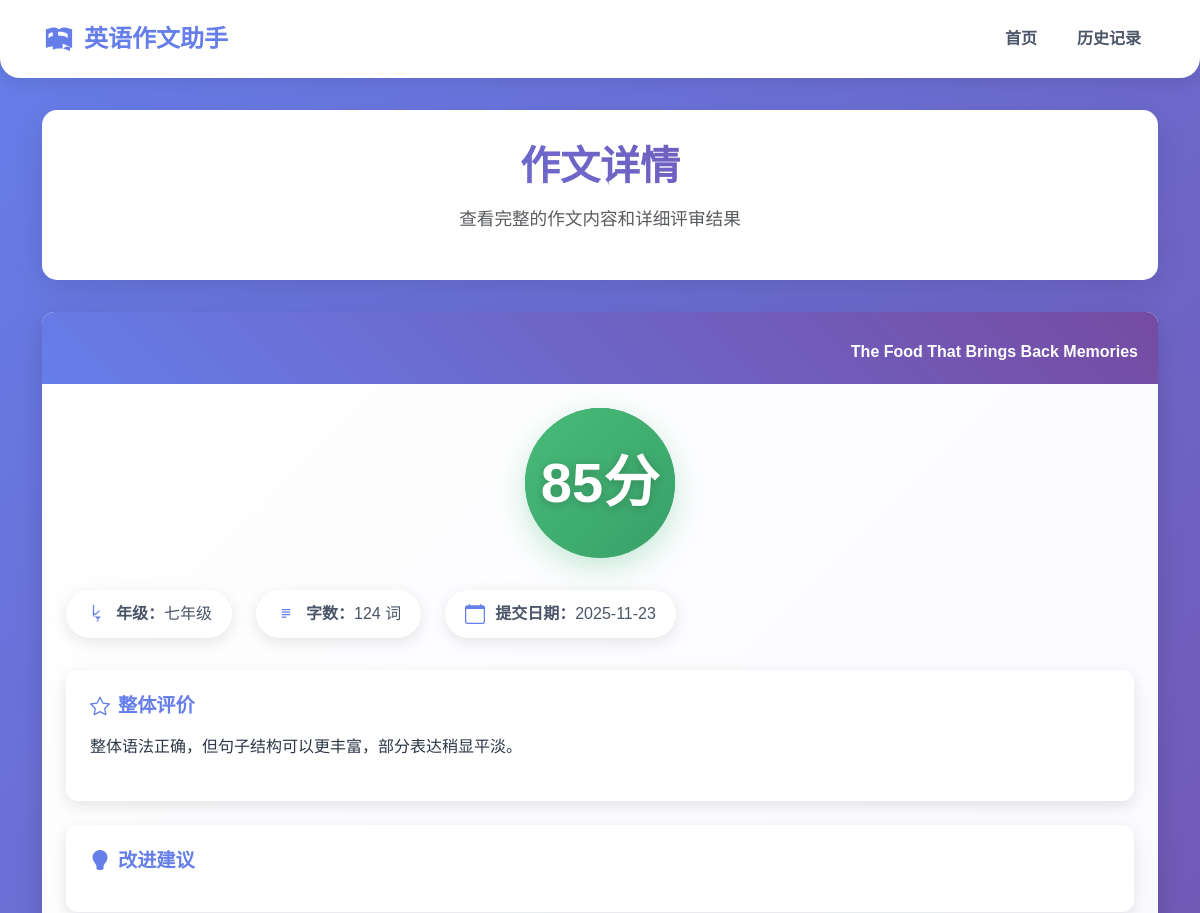
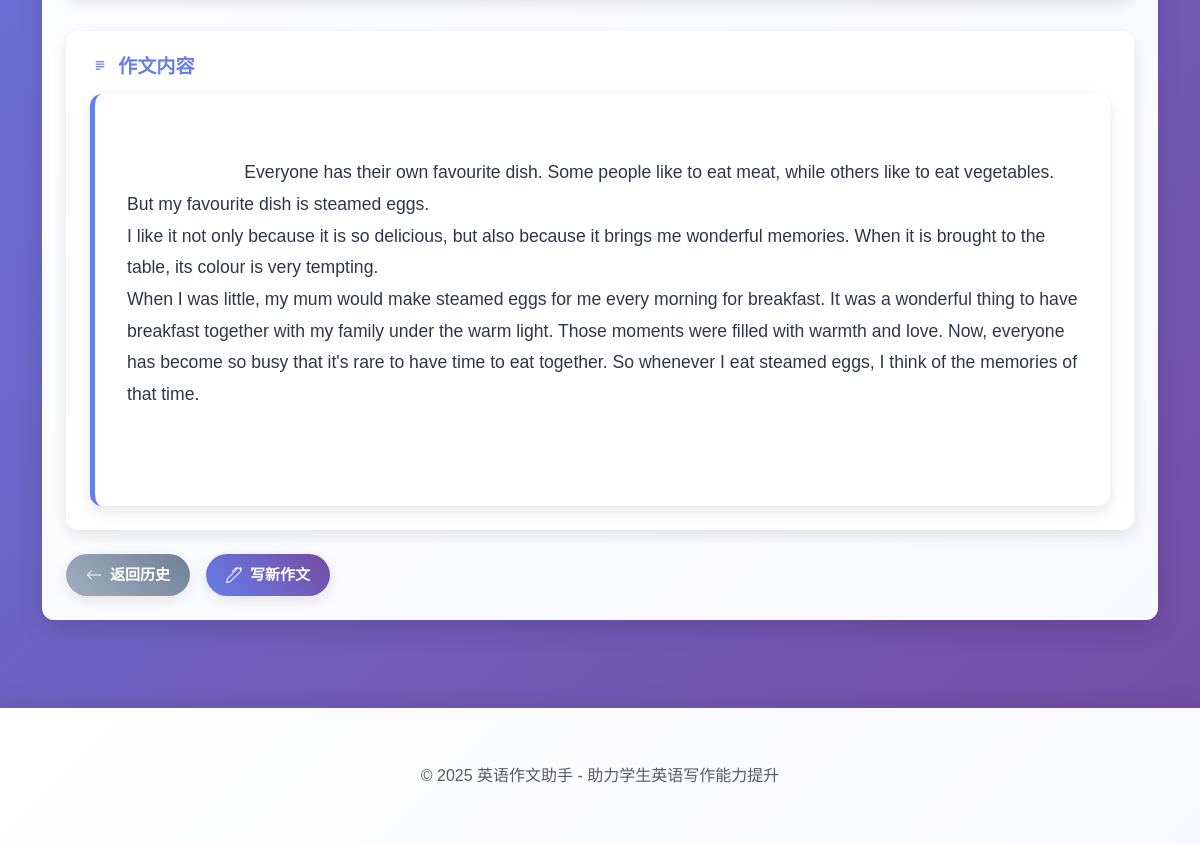
/history/detail/14, run on the app's committed database (2 pictures, top to bottom).
### tables this page shows
CREATE TABLE essays (
        id INTEGER PRIMARY KEY AUTOINCREMENT,
        title TEXT NOT NULL,
        content TEXT NOT NULL,
        grade TEXT NOT NULL,
        word_count INTEGER NOT NULL,
        score INTEGER NOT NULL,
        overall_comment TEXT,
        improvement_suggestions TEXT,
        submission_date TEXT NOT NULL
    );

### app.py (the view)
@app.route('/history/detail/<int:essay_id>')
def history_detail(essay_id):
    conn = get_db_connection()
    cursor = conn.cursor()
    cursor.execute('SELECT * FROM essays WHERE id = ?', (essay_id,))
    row = cursor.fetchone()
    conn.close()
    if not row:
        return redirect(url_for('history'))
    essay = dict(row)
    return render_template('history_detail.html', essay=essay)

### app.py (called while the page is built)
def get_db_connection():
    conn = sqlite3.connect('english_writing.db')
    conn.row_factory = sqlite3.Row
    return conn

### templates/history_detail.html (shortened to what this page needs)
<!DOCTYPE html>
<html lang="zh-CN">
<head>
    <link href="https://cdn.jsdelivr.net/npm/bootstrap@5.3.0/dist/css/bootstrap.min.css" rel="stylesheet">
    <link href="/static/css/style.css" rel="stylesheet">
</head>
<body>
    <nav class="navbar navbar-expand-lg">
        <div class="container-fluid">
            <a class="navbar-brand" href="/">
                英语作文助手
            </a>
            <div class="collapse navbar-collapse" id="navbarNav">
                <ul class="navbar-nav ms-auto">
                    <li class="nav-item">
                        <a class="nav-link" href="/">首页</a>
                    </li>
                    <li class="nav-item">
                        <a class="nav-link" href="/history">历史记录</a>
                    </li>
                </ul>
            </div>
        </div>
    </nav>
    <div class="container">
        <div class="header fade-in-up">
            <h1>作文详情</h1>
            <p class="text-muted" style="font-size: 1.1rem;">查看完整的作文内容和详细评审结果</p>
        </div>
        <div class="card fade-in-up">
            <div class="card-header">
                {% if essay.title %}
                <div class="mt-2 text-white-80 font-semibold">{{ essay.title }}</div>
                {% endif %}
            </div>
            <div class="card-body">
                <div class="score-section">
                    <div class="score-circle">
                        <div class="score-value">{{ essay.score }}分</div>
                    </div>
                </div>
                <div class="meta-info">
                    <div class="meta-item">
                        <span><strong>年级：</strong>{{ essay.grade }}</span>
                    </div>
                    <div class="meta-item">
                        <span><strong>字数：</strong>{{ essay.word_count }} 词</span>
                    </div>
                    <div class="meta-item">
                        <span><strong>提交日期：</strong>{{ essay.submission_date }}</span>
                    </div>
                </div>
                <div class="info-card fade-in-up">
                    <h3 class="info-title">
                        整体评价
                    </h3>
                    <p class="info-content">{{ essay.overall_comment }}</p>
                </div>
                <div class="info-card fade-in-up">
                    <h3 class="info-title">
                        改进建议
                    </h3>
                </div>
                <div class="info-card fade-in-up" style="margin-top: 2rem;">
                    <h3 class="info-title">
                        作文内容
                    </h3>
                    <div class="essay-content">
                        {{ essay.content }}
                    </div>
                </div>
                <div class="d-flex flex-wrap gap-3 mt-4">
                    <a href="/history" class="btn btn-secondary">
                        <svg xmlns="http://www.w3.org/2000/svg" width="16" height="16" fill="currentColor" class="bi bi-arrow-left" viewBox="0 0 16 16">
                            <path fill-rule="evenodd" d="M15 8a.5.5 0 0 0-.5-.5H2.707l3.147-3.146a.5.5 0 1 0-.708-.708l-4 4a.5.5 0 0 0 0 .708l4 4a.5.5 0 0 0 .708-.708L2.707 8.5H14.5A.5.5 0 0 0 15 8z"/>
                        </svg>
                        返回历史
                    </a>
                    <a href="/" class="btn btn-primary">
                        写新作文
                    </a>
                </div>
            </div>
        </div>
    </div>
    <footer>
        <div class="container text-center">
            <p class="text-muted" style="margin-bottom: 0;">© 2025 英语作文助手 - 助力学生英语写作能力提升</p>
        </div>
    </footer>
</body>
</html>

### static/css/style.css (style rules this page uses)
body { background: linear-gradient(135deg, #667eea 0%, #764ba2 100%); min-height: 100vh; display: flex; flex-direction: column; font-family: 'Microsoft YaHei', Arial, sans-serif; }
.container { flex: 1; padding-top: 2rem; padding-bottom: 2rem; }
.header { text-align: center; margin-bottom: 2rem; background-color: white; border-radius: 15px; padding: 2rem; box-shadow: 0 10px 30px rgba(0, 0, 0, 0.1); transition: transform 0.3s ease; }
.header h1 { background: linear-gradient(45deg, #667eea, #764ba2); -webkit-background-clip: text; -webkit-text-fill-color: transparent; background-clip: text; font-weight: bold; font-size: 2.5rem; margin-bottom: 1rem; }
.card { border-radius: 12px; box-shadow: 0 8px 25px rgba(0, 0, 0, 0.15); margin-bottom: 1.5rem; overflow: hidden; transition: all 0.3s ease; border: none; background: linear-gradient(135deg, #ffffff 0%, #f8f9ff 100%); }
.card-header { background: linear-gradient(45deg, #667eea, #764ba2); color: white; font-weight: bold; border-bottom: none; padding: 1.25rem; display: flex; align-items: center; justify-content: space-between; }
.card-body { padding: 1.5rem; }
.meta-item { display: flex; align-items: center; gap: 6px; }
.btn-primary { background: linear-gradient(45deg, #667eea, #764ba2); border: none; padding: 10px 20px; font-size: 15px; font-weight: bold; border-radius: 30px; transition: all 0.3s ease; box-shadow: 0 4px 15px rgba(0, 0, 0, 0.1); display: inline-flex; align-items: center; gap: 8px; }
.btn-secondary { background: linear-gradient(45deg, #a0aec0, #718096); border: none; padding: 10px 20px; font-size: 15px; font-weight: bold; border-radius: 30px; transition: all 0.3s ease; box-shadow: 0 4px 15px rgba(0, 0, 0, 0.1); display: inline-flex; align-items: center; gap: 8px; }
.navbar { background: white; border-radius: 0 0 20px 20px; box-shadow: 0 4px 20px rgba(0, 0, 0, 0.1); padding: 1rem 2rem; }
.navbar-brand { font-weight: bold; font-size: 1.5rem; color: #667eea !important; display: flex; align-items: center; gap: 10px; }
.nav-link { font-weight: 600; color: #4a5568 !important; position: relative; padding: 8px 15px !important; margin-left: 10px; transition: all 0.3s ease; border-radius: 6px; }
footer { background: linear-gradient(135deg, #ffffff 0%, #f8f9ff 100%); padding: 1.5rem 0; box-shadow: 0 -4px 20px rgba(0, 0, 0, 0.1); margin-top: 2rem; }
.fade-in-up { animation: fadeInUp 0.8s ease-out; }
.score-section { display: flex; justify-content: center; align-items: center; margin-bottom: 2rem; }
.score-circle { width: 150px; height: 150px; border-radius: 50%; background: linear-gradient(135deg, #48bb78, #38a169); display: flex; justify-content: center; align-items: center; box-shadow: 0 10px 30px rgba(72, 187, 120, 0.3); position: relative; overflow: hidden; }
.score-circle::before { content: ''; position: absolute; top: -2px; left: -2px; right: -2px; bottom: -2px; background: linear-gradient(45deg, #68d391, #48bb78, #38a169, #2f855a); z-index: -1; animation: animate 3s linear infinite; }
.score-value { font-size: 3.5rem; font-weight: bold; color: white; text-shadow: 0 2px 10px rgba(0, 0, 0, 0.2); }
.info-card { background: white; border-radius: 12px; padding: 1.5rem; margin-bottom: 1.5rem; box-shadow: 0 5px 15px rgba(0, 0, 0, 0.1); }
.info-title { font-size: 1.2rem; font-weight: bold; color: #667eea; margin-bottom: 1rem; display: flex; align-items: center; gap: 8px; }
.info-content { color: #2d3748; line-height: 1.7; }
.meta-info { display: flex; flex-wrap: wrap; gap: 1.5rem; margin-bottom: 2rem; }
.meta-item { display: flex; align-items: center; gap: 10px; font-size: 1rem; color: #4a5568; background: white; padding: 0.75rem 1.25rem; border-radius: 25px; box-shadow: 0 4px 15px rgba(0, 0, 0, 0.1); transition: all 0.3s ease; }
.meta-item svg { color: #667eea; }
.essay-content { background: white; padding: 2rem; border-radius: 12px; border-left: 5px solid #667eea; box-shadow: 0 5px 15px rgba(0, 0, 0, 0.1); line-height: 1.8; font-size: 1.1rem; color: #2d3748; white-space: pre-wrap; }

### data on the page
essays: title "The Food That Brings Back Memories", score "85", grade "七年级", word_count "124", submission_date "2025-11-23", overall_comment "整体语法正确，但句子结构可以更丰富，部分表达稍显平淡。", content "Everyone has their own favourite dish. Some people like to eat meat, while others like to eat vegetables. But my favourite dish is steamed eggs. I like it not only because it is so delicious, but also because it brings me wonderful memories. When it is brought to the table, its colour is very tempting. When I was little, my mum would make steamed eggs for me every morning for breakfast. It was a wonderful thing to have breakfast together with my family under the warm light. Those moments were filled with warmth and love. Now, everyone has become so busy that it's rare to have time to eat together. So whenever I eat steamed eggs, I think of the memories of that time."
